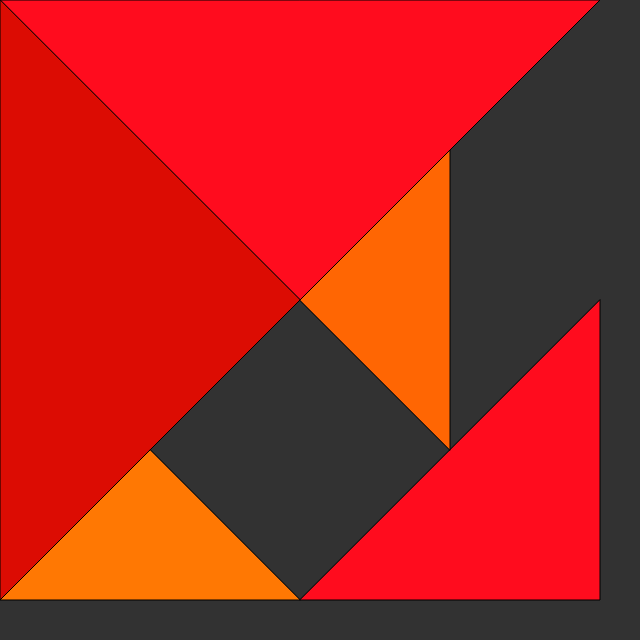
Frame 1 (no input)
Frame 60 (no input): identical to frame 1, image omitted
Frame 120 (the mouse pressed at the canvas centre since frame 60): identical to frame 1, image omitted

The p5.js sketch that drew this single still picture (run headless with seeded random() and noise() and a simulated clock; from frame 60 on, the mouse is pressed at the canvas centre):

// p5.js sketch
// ── sketch.js
function setup() {
  createCanvas(640, 640);
  background(355);
}

function draw() {
  background(50)
fill(255,12,30); triangle(0, 0, 600, 0, 300, 300); 
fill(220,12,3); triangle(0, 0, 0, 600, 300, 300); 
fill(255,120,3); triangle(300, 600, 0, 600, 150, 450); 
fill(255,12,30); triangle(600, 300, 600, 600, 300, 600); 
fill(255,102,3); triangle(450, 450, 450, 150, 300, 300); 
}
